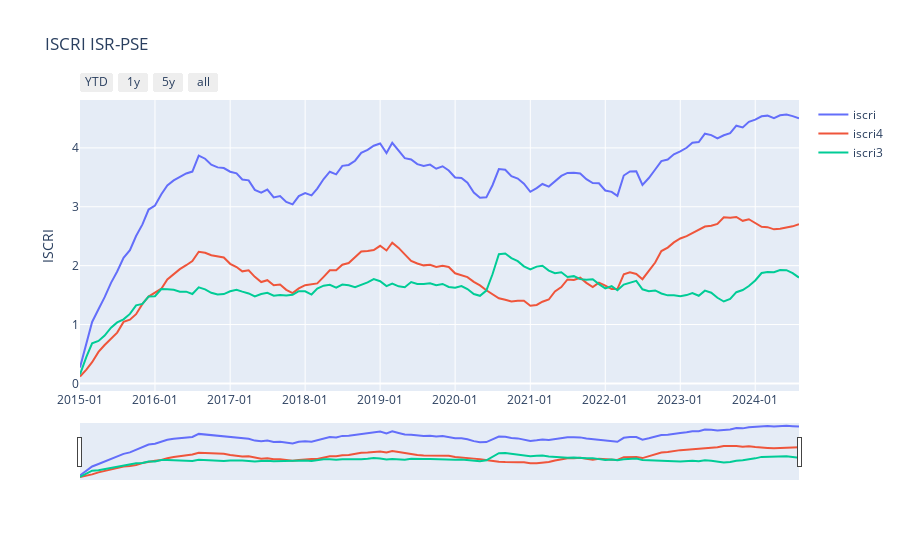

Write notebook code for a chart like this one.
### Code cell
import plotly.graph_objects as go

import pandas as pd

# Load data
# df = pd.read_csv(
#     "https://raw.githubusercontent.com/plotly/datasets/master/finance-charts-apple.csv")
# df.columns = [col.replace("AAPL.", "") for col in df.columns]

# Create figure
fig = go.Figure()

fig.add_trace(
    go.Scatter(
        x=df.date,
        y=df.iscri,
        name="iscri",
        line=dict(color="#0000ff", width=3),
    )
)

fig.add_trace(
    go.Scatter(
        x=df.date,
        y=df.iscri4,
        name="iscri4",
    )
)

fig.add_trace(
    go.Scatter(
        x=df.date,
        y=df.iscri3,
        name="iscri3",
    )
)

# Set title
fig.update_layout(
    height=600,
    title=f"ISCRI {actor1_code}-{actor2_code}",
    yaxis_title="ISCRI",
    xaxis=dict(tickformat="%Y-%m")
)

# Add range slider
fig.update_layout(
    xaxis=dict(
        rangeselector=dict(
            buttons=list([
                dict(count=1,
                     label="YTD",
                     step="year",
                     stepmode="todate"),
                dict(count=1,
                     label="1y",
                     step="year",
                     stepmode="backward"),
                dict(count=5,
                     label="5y",
                     step="year",
                     stepmode="backward"),
                dict(step="all")
            ])
        ),
        rangeslider=dict(
            visible=True,
            # thickness=0.1
        ),
        type="date"
    )
)

fig.show()
